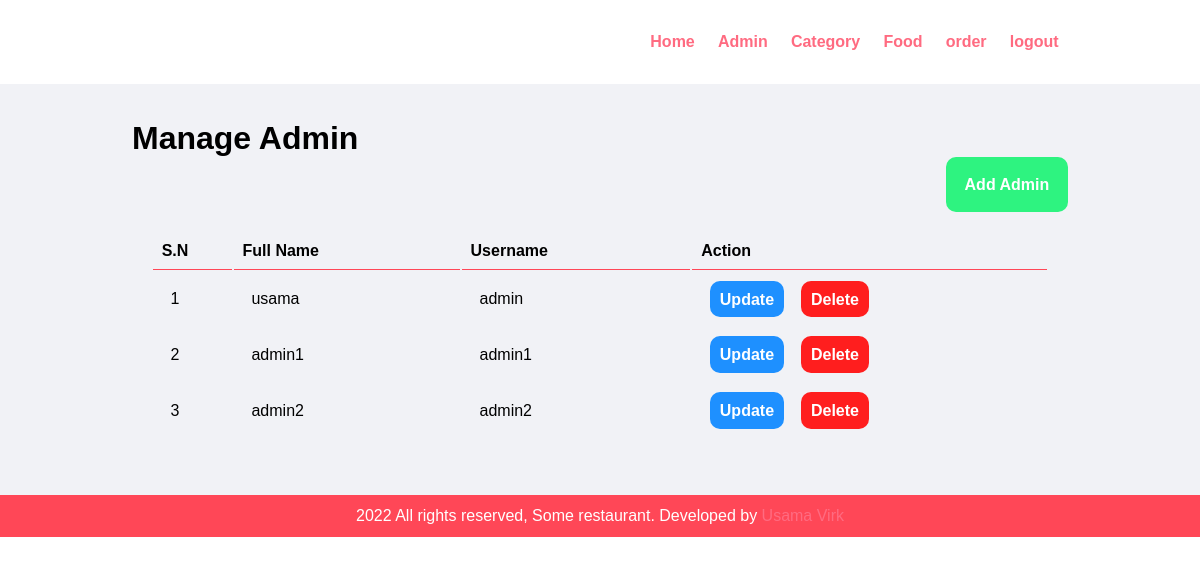
Screenshot of /admin/manage-admin.php (signed in) with the database file from the repository.
### tables this page shows
CREATE TABLE `food_admin` (
  `admin_id` int(10) UNSIGNED NOT NULL,
  `full_name` varchar(100) NOT NULL,
  `username` varchar(100) NOT NULL,
  `password` varchar(255) NOT NULL
);

### admin/manage-admin.php (the view, shortened to what this page needs)
<!DOCTYPE html>
<html lang="en">
<head>
    <link rel="stylesheet" href="../css/admin.css">
    <link rel="stylesheet" href="../css/style.css">
</head>
<body>
    <?php
    include("./partials/menu.php");
    ?>
    <div class="main-content">
        <div class="wrapper">
            <h1>Manage Admin</h1>
            <a href="./add-admin.php" class="admin-btn1">Add Admin</a>
            <table>
                <tr>
                    <th>S.N</th>
                    <th>Full Name</th>
                    <th>Username</th>
                    <th>Action</th>
                </tr>
                <?php
                $fetch_admin = "SELECT * FROM `food_admin`";
                $fetch_run = mysqli_query($conn,$fetch_admin);
                while ($fetch_array=mysqli_fetch_array($fetch_run)) {
                    ?>
                     <tr>
                    <td><?php echo $fetch_array['admin_id'];?></td>
                    <td><?php echo $fetch_array['full_name'];?></td>
                    <td><?php echo $fetch_array['username']?></td>
                    <td>
                       <a href="./update_admin.php?updateadminid=<?php echo $fetch_array['admin_id']?>" class="admin-btn">Update</a>&nbsp;&nbsp;&nbsp;
                       <a href="./del_admin.php?adminid=<?php echo $fetch_array['admin_id'];?>" class="admin-btn2">Delete</a>
                    </td>
                </tr>
                <?php
                }
                ?>
            </table>
        </div>
    </div>
    <?php
include("./partials/footer.php")
?>
</body>
</html>

### css/admin.css (style rules this page uses)
* { margin: 0; padding: 0; font-family: Arial, Helvetica, sans-serif; }
.wrapper { padding: 1%; width: 80%; margin: 0 auto; }
.main-content { background-color: #f1f2f6; padding: 2% 0; }
table { width: 100%; padding: 2%; }
table tr th { border-bottom: 1px solid #ff4757; padding: 1%; text-align: left; }
table tr td { padding: 2%; }
.admin-btn1 { background-color: #2ef380; padding: 2%; float: right; border-radius: 10px; color: #fff; text-decoration: none; font-weight: bold; }
.admin-btn { background-color: #1e90ff; padding: 3%; border-radius: 10px; color: #fff; text-decoration: none; font-weight: bold; }
.admin-btn2 { background-color: #ff1e1e; padding: 3%; border-radius: 10px; color: #fff; text-decoration: none; font-weight: bold; }
a { color: inherit; text-decoration: none }

### css/style.css (style rules this page uses)
* { margin: 0 0; padding: 0 0; font-family: Arial, Helvetica, sans-serif; }
a { color: #ff6b81; text-decoration: none; }

### rows the page displays
food_admin: admin_id "1", full_name "usama", username "admin"
food_admin: admin_id "2", full_name "admin1", username "admin1"
food_admin: admin_id "3", full_name "admin2", username "admin2"
